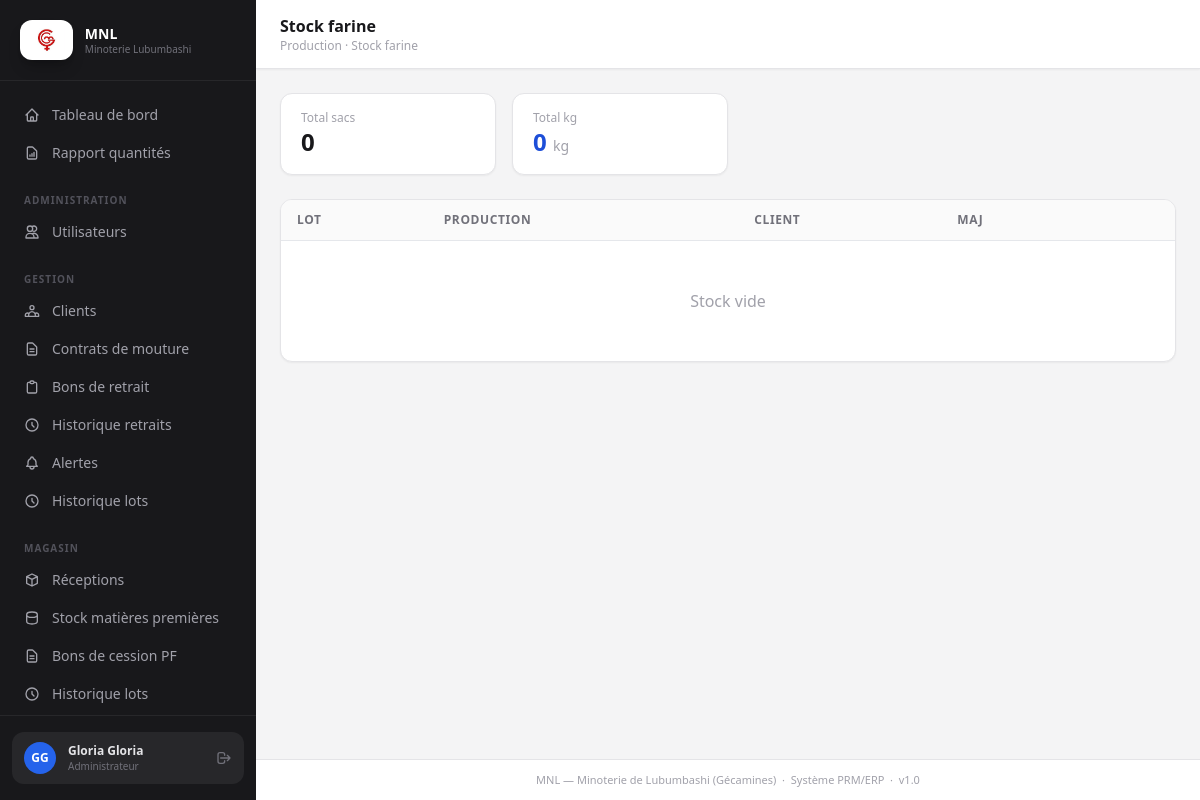
The page /production/stock/ (signed in) on the database its author committed.
### accounts/models.py (models this page shows, shortened)
class Utilisateur(AbstractUser):
    ROLES = [
        ('ADMIN',       'Administrateur'),
        ('COMPTABLE',   'Comptable'),
        ('MAGASINIER',  'Magasinier'),
        ('LABORANTIN',  'Laborantin'),
        ('MEUNIER',     'Meunier'),
        ('CLIENT',      'Client'),
    ]
    username   = None
    email      = models.EmailField(unique=True)
    nom        = models.CharField(max_length=100)
    prenom     = models.CharField(max_length=100)
    telephone  = models.CharField(max_length=20, blank=True)
    role       = models.CharField(max_length=20, choices=ROLES)
    actif      = models.BooleanField(default=True)
    profil_client = models.OneToOneField(
        'clients.Client', on_delete=models.SET_NULL,
        null=True, blank=True, related_name='compte_utilisateur',
        help_text="Fiche client liée (rôle Client uniquement)",
    )
    USERNAME_FIELD  = 'email'
    REQUIRED_FIELDS = ['nom', 'prenom', 'role']
    objects = UtilisateurManager()
    class Meta:
        verbose_name = 'Utilisateur'
        verbose_name_plural = 'Utilisateurs'
        ordering = ['nom', 'prenom']

### production/views.py (the view)
# urls.py: path('stock/',                     views.StockFarineView.as_view(),         name='stock_farine'),
class StockFarineView(LoginRequiredMixin, View):
    def get(self, request):
        entrees = StockFarine.objects.select_related(
            'produit_fini__production__contrat__client'
        ).order_by('-date_maj')
        total = StockFarine.objects.aggregate(
            sacs=Sum('quantite_sacs'), kg=Sum('quantite_kg')
        )
        paginator = Paginator(entrees, 25)
        page_obj = paginator.get_page(request.GET.get('page'))
        return render(request, 'production/stock.html', {
            'page_obj': page_obj,
            'total_sacs': total['sacs'] or 0,
            'total_kg': round(total['kg'] or 0, 1),
        })

### core/context_processors.py (called while the page is built)
def alertes(request):
    if not request.user.is_authenticated:
        return {'alerte_count': 0, 'client_notification_count': 0}
    if request.user.role == 'CLIENT' and request.user.profil_client_id:
        count = NotificationClient.objects.filter(
            client=request.user.profil_client, lu=False,
        ).count()
        return {'alerte_count': count, 'client_notification_count': count}
    count = Alerte.objects.filter(destinataire=request.user, lu=False).count()
    return {'alerte_count': count, 'client_notification_count': 0}

### templates/production/stock.html (shortened to what this page needs)
{% extends 'base.html' %}
{% block page_title %}Stock farine{% endblock %}
{% block breadcrumb %}<p class="text-xs text-zinc-400">Production · Stock farine</p>{% endblock %}
{% block content %}
<div class="grid grid-cols-2 gap-4 mb-6 max-w-md">
  <div class="card px-5 py-4">
    <p class="text-xs text-zinc-400">Total sacs</p>
    <p class="text-2xl font-bold text-zinc-900">{{ total_sacs }}</p>
  </div>
  <div class="card px-5 py-4">
    <p class="text-xs text-zinc-400">Total kg</p>
    <p class="text-2xl font-bold text-blue-700">{{ total_kg }} <span class="text-sm font-normal text-zinc-400">kg</span></p>
  </div>
</div>
<div class="card overflow-hidden">
  <div class="overflow-x-auto">
    <table class="w-full">
      <thead class="bg-zinc-50 border-b">
        <tr>
          <th class="table-th">Lot</th>
          <th class="table-th">Production</th>
          <th class="table-th">Client</th>
          <th class="table-th">MAJ</th>
          <th class="table-th"></th>
        </tr>
      </thead>
      <tbody class="divide-y divide-zinc-100">
        {% for s in page_obj %}
        <tr class="hover:bg-zinc-50">
          <td class="table-td font-mono text-xs">
            <a href="{% url 'production:historique_lot' s.produit_fini.pk %}" class="text-blue-600 hover:underline">{{ s.produit_fini.reference_lot }}</a>
          </td>
          <td class="table-td font-mono text-xs">{{ s.produit_fini.production.numero_production }}</td>
          <td class="table-td">{{ s.produit_fini.production.contrat.client }}</td>
          <td class="table-td text-zinc-400 text-xs">{{ s.date_maj|date:"d/m/Y H:i" }}</td>
          <td class="table-td text-right text-xs">
            {{ s.quantite_sacs }} sac(s) · {{ s.quantite_kg|floatformat:0 }} kg
          </td>
        </tr>
        {% empty %}
        <tr><td colspan="5" class="py-12 text-center text-zinc-400">Stock vide</td></tr>
        {% endfor %}
      </tbody>
    </table>
  </div>
</div>
{% endblock %}

### templates/base.html (shortened to what this page needs)
<!DOCTYPE html>
<html lang="fr" class="h-full">
<head>
  {% load static %}
  <script src="https://cdn.tailwindcss.com"></script>
</head>
<body class="h-full flex bg-zinc-100">
<aside class="w-64 shrink-0 flex flex-col bg-zinc-900 h-screen sticky top-0">
  <div class="flex items-center gap-3 px-5 py-5 border-b border-zinc-800">
    <div class="h-10 px-2 rounded-xl bg-white flex items-center justify-center shrink-0 shadow-lg shadow-black/20">
      <img src="{% static 'images/logo-mnl.png' %}" alt="Logo MNL — Gécamines" class="h-7 w-auto object-contain">
    </div>
    <div>
      <p class="text-sm font-bold text-white leading-tight">MNL</p>
      <p class="text-[10px] text-zinc-500 leading-tight">Minoterie Lubumbashi</p>
    </div>
  </div>
  <nav class="flex-1 px-3 py-4 overflow-y-auto space-y-0.5">
    {% with path=request.path %}
    <a href="{% url 'core:dashboard' %}" class="nav-link {% if '/dashboard/' in path %}active{% endif %}">
      <svg class="w-4 h-4 shrink-0" fill="none" viewBox="0 0 24 24" stroke="currentColor" stroke-width="2">
        <path stroke-linecap="round" stroke-linejoin="round" d="M3 12l2-2m0 0l7-7 7 7M5 10v10a1 1 0 001 1h3m10-11l2 2m-2-2v10a1 1 0 01-1 1h-3m-6 0a1 1 0 001-1v-4a1 1 0 011-1h2a1 1 0 011 1v4a1 1 0 001 1m-6 0h6"/>
      </svg>
      Tableau de bord
    </a>
    {% if user.role in 'ADMIN,COMPTABLE' %}
    <a href="{% url 'core:rapport' %}" class="nav-link {% if '/rapport/' in path %}active{% endif %}">
      <svg class="w-4 h-4 shrink-0" fill="none" viewBox="0 0 24 24" stroke="currentColor" stroke-width="2">
        <path stroke-linecap="round" stroke-linejoin="round" d="M9 17v-2m3 2v-4m3 4v-6m2 10H7a2 2 0 01-2-2V5a2 2 0 012-2h5.586a1 1 0 01.707.293l5.414 5.414a1 1 0 01.293.707V19a2 2 0 01-2 2z"/>
      </svg>
      Rapport quantités
    </a>
    {% endif %}
    {% if user.role == 'ADMIN' %}
    <p class="nav-section">Administration</p>
    <a href="{% url 'accounts:users_list' %}" class="nav-link {% if '/accounts/users' in path %}active{% endif %}">
      <svg class="w-4 h-4 shrink-0" fill="none" viewBox="0 0 24 24" stroke="currentColor" stroke-width="2">
        <path stroke-linecap="round" stroke-linejoin="round" d="M12 4.354a4 4 0 110 5.292M15 21H3v-1a6 6 0 0112 0v1zm0 0h6v-1a6 6 0 00-9-5.197M13 7a4 4 0 11-8 0 4 4 0 018 0z"/>
      </svg>
      Utilisateurs
    </a>
    {% endif %}
    {% if user.role in 'ADMIN,COMPTABLE' %}
    <p class="nav-section">Gestion</p>
    <a href="{% url 'clients:list' %}" class="nav-link {% if '/clients/' in path %}active{% endif %}">
      Clients
    </a>
    <a href="{% url 'contrats:list' %}" class="nav-link {% if '/contrats/' in path %}active{% endif %}">
      <svg class="w-4 h-4 shrink-0" fill="none" viewBox="0 0 24 24" stroke="currentColor" stroke-width="2">
        <path stroke-linecap="round" stroke-linejoin="round" d="M9 12h6m-6 4h6m2 5H7a2 2 0 01-2-2V5a2 2 0 012-2h5.586a1 1 0 01.707.293l5.414 5.414a1 1 0 01.293.707V19a2 2 0 01-2 2z"/>
      </svg>
      Contrats de mouture
    </a>
    <a href="{% url 'facturation:bons_list' %}" class="nav-link {% if '/facturation/bons' in path %}active{% endif %}">
      <svg class="w-4 h-4 shrink-0" fill="none" viewBox="0 0 24 24" stroke="currentColor" stroke-width="2">
        <path stroke-linecap="round" stroke-linejoin="round" d="M9 5H7a2 2 0 00-2 2v12a2 2 0 002 2h10a2 2 0 002-2V7a2 2 0 00-2-2h-2M9 5a2 2 0 002 2h2a2 2 0 002-2M9 5a2 2 0 012-2h2a2 2 0 012 2"/>
      </svg>
      Bons de retrait
    </a>
    <a href="{% url 'facturation:mes_retraits' %}" class="nav-link {% if '/facturation/mes-retraits' in path %}active{% endif %}">
      <svg class="w-4 h-4 shrink-0" fill="none" viewBox="0 0 24 24" stroke="currentColor" stroke-width="2">
        <path stroke-linecap="round" stroke-linejoin="round" d="M12 8v4l3 3m6-3a9 9 0 11-18 0 9 9 0 0118 0z"/>
      </svg>
      Historique retraits
    </a>
    <a href="{% url 'facturation:alertes' %}" class="nav-link {% if '/facturation/alertes' in path %}active{% endif %}">
      Alertes
    </a>
    <a href="{% url 'production:lots_list' %}" class="nav-link {% if '/production/lots' in path %}active{% endif %}">
      <svg class="w-4 h-4 shrink-0" fill="none" viewBox="0 0 24 24" stroke="currentColor" stroke-width="2">
        <path stroke-linecap="round" stroke-linejoin="round" d="M12 8v4l3 3m6-3a9 9 0 11-18 0 9 9 0 0118 0z"/>
      </svg>
      Historique lots
    </a>
    {% endif %}
    {% if user.role in 'ADMIN,MAGASINIER' %}
    <p class="nav-section">Magasin</p>
    <a href="{% url 'magasin:receptions_list' %}" class="nav-link {% if '/magasin/receptions' in path %}active{% endif %}">
      <svg class="w-4 h-4 shrink-0" fill="none" viewBox="0 0 24 24" stroke="currentColor" stroke-width="2">
        <path stroke-linecap="round" stroke-linejoin="round" d="M20 7l-8-4-8 4m16 0l-8 4m8-4v10l-8 4m0-10L4 7m8 4v10M4 7v10l8 4"/>
      </svg>
      Réceptions
    </a>
    <a href="{% url 'magasin:stock' %}" class="nav-link {% if '/magasin/stock' in path %}active{% endif %}">
      <svg class="w-4 h-4 shrink-0" fill="none" viewBox="0 0 24 24" stroke="currentColor" stroke-width="2">
        <path stroke-linecap="round" stroke-linejoin="round" d="M4 7v10c0 2.21 3.582 4 8 4s8-1.79 8-4V7M4 7c0 2.21 3.582 4 8 4s8-1.79 8-4M4 7c0-2.21 3.582-4 8-4s8 1.79 8 4"/>
      </svg>
      Stock matières premières
    </a>
    <a href="{% url 'magasin:bons_cession_list' %}" class="nav-link {% if '/magasin/bons-cession' in path %}active{% endif %}">
      <svg class="w-4 h-4 shrink-0" fill="none" viewBox="0 0 24 24" stroke="currentColor" stroke-width="2">
        <path stroke-linecap="round" stroke-linejoin="round" d="M9 12h6m-6 4h6m2 5H7a2 2 0 01-2-2V5a2 2 0 012-2h5.586a1 1 0 01.707.293l5.414 5.414a1 1 0 01.293.707V19a2 2 0 01-2 2z"/>
      </svg>
      Bons de cession PF
    </a>
    <a href="{% url 'production:lots_list' %}" class="nav-link {% if '/production/lots' in path %}active{% endif %}">
      <svg class="w-4 h-4 shrink-0" fill="none" viewBox="0 0 24 24" stroke="currentColor" stroke-width="2">
        <path stroke-linecap="round" stroke-linejoin="round" d="M12 8v4l3 3m6-3a9 9 0 11-18 0 9 9 0 0118 0z"/>
      </svg>
      Historique lots
    </a>
    <a href="{% url 'facturation:alertes' %}" class="nav-link {% if '/facturation/alertes' in path %}active{% endif %}">
    </a>
    {% endif %}
    {% endwith %}
  </nav>
  <div class="px-3 py-4 border-t border-zinc-800">
    <div class="flex items-center gap-3 px-3 py-2.5 rounded-xl bg-zinc-800">
      <div class="w-8 h-8 rounded-full bg-blue-600 flex items-center justify-center shrink-0">
        <span class="text-xs font-bold text-white">{{ user.prenom.0|upper }}{{ user.nom.0|upper }}</span>
      </div>
      <div class="min-w-0 flex-1">
        <p class="text-xs font-semibold text-zinc-200 truncate">{{ user.prenom }} {{ user.nom }}</p>
        <p class="text-[10px] text-zinc-500 truncate">{{ user.get_role_display }}</p>
      </div>
      <a href="{% url 'accounts:logout' %}" title="Déconnexion" class="text-zinc-500 hover:text-red-400 transition-colors">
        <svg class="w-4 h-4" fill="none" viewBox="0 0 24 24" stroke="currentColor" stroke-width="2">
          <path stroke-linecap="round" stroke-linejoin="round" d="M17 16l4-4m0 0l-4-4m4 4H7m6 4v1a3 3 0 01-3 3H6a3 3 0 01-3-3V7a3 3 0 013-3h4a3 3 0 013 3v1"/>
        </svg>
      </a>
    </div>
  </div>
</aside>
<div class="flex-1 flex flex-col min-h-screen overflow-x-hidden">
  <header class="sticky top-0 z-10 bg-white border-b border-zinc-200 px-6 py-3.5 flex items-center justify-between shadow-sm">
    <div>
      <h1 class="text-base font-semibold text-zinc-900">{% block page_title %}{% endblock %}</h1>
      {% block breadcrumb %}{% endblock %}
    </div>
  </header>
  <main class="flex-1 px-6 py-6">
    {% block content %}{% endblock %}
  </main>
  <footer class="px-6 py-3 border-t border-zinc-200 text-[11px] text-zinc-400 text-center bg-white">
    MNL — Minoterie de Lubumbashi (Gécamines) &nbsp;·&nbsp; Système PRM/ERP &nbsp;·&nbsp; v1.0
  </footer>
</div>
</body>
</html>

### rows shown on the page
Utilisateur: prenom.0 "G", nom.0 "G", prenom "Gloria", nom "Gloria", role "Administrateur"

### other values the page prints
{{ total_sacs }} "0"
{{ total_kg }} "0"
